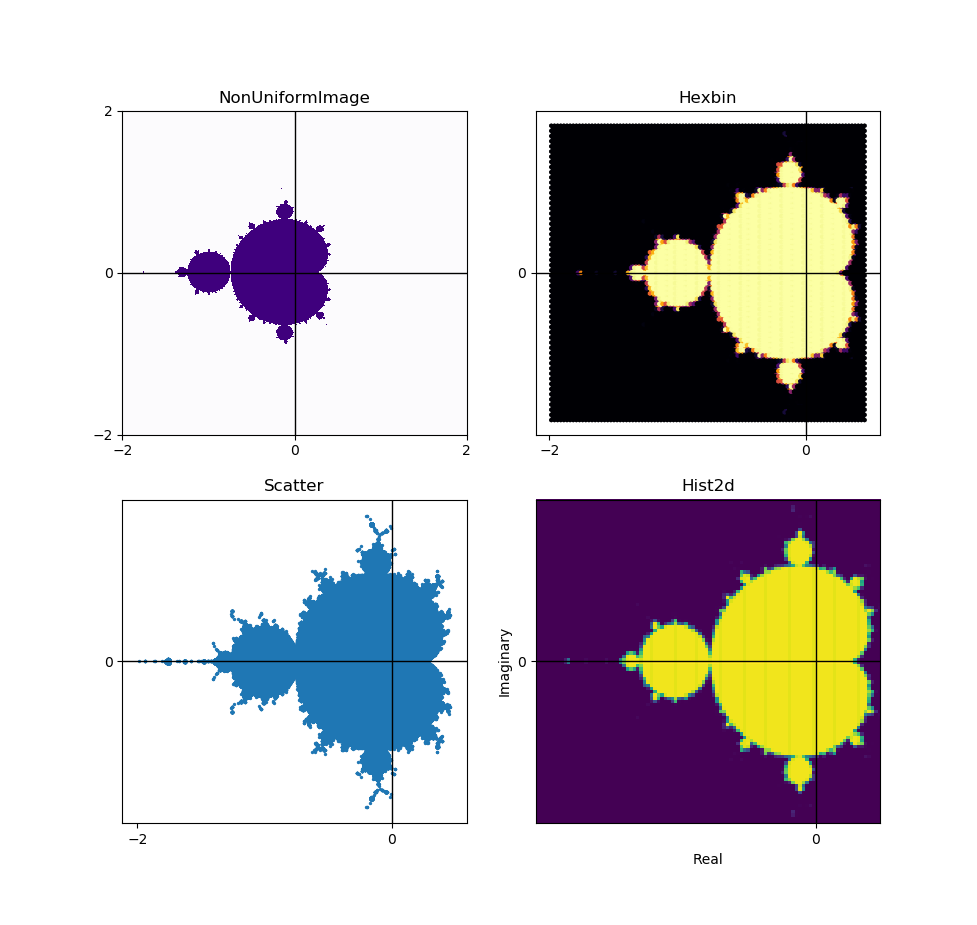

The script that drew this image:
import numpy as np
import matplotlib
import time
import matplotlib.pyplot as plt
from matplotlib.image import NonUniformImage
from matplotlib import cm

#fig, ax = plt.subplots(figsize=(8, 8))   
fig, axs = plt.subplots(ncols=2, nrows=2, figsize=(8, 8))

def small_range(start, end, step):
    while start <= end:
        yield start
        start += step

for axc in axs:
    for ax in axc:
        ax.axhline(0, color='black', lw=1)
        ax.axvline(0, color='black', lw=1)
        ax.set_xticks([-2, 0, 2])
        ax.set_yticks([-2, 0, 2])

ax = axs[0][0]
ax.set_title('NonUniformImage')

plt.xlabel('Real')
plt.ylabel('Imaginary')

STEP = 0.002
MIN = -2
MAX = 2

c_numbers = []
prevtime = time.time()
for r in small_range(MIN, MAX, STEP):
    for i in small_range(MIN, MAX, STEP):
        c = complex(r, i)
    
        z = 0
        for i in range(512):
            if abs(z) > 2:
                break
            z = z**2 + c
        if abs(z) < 2:
            c_numbers.append(c)
print(time.time() - prevtime)

im = NonUniformImage(ax, interpolation='bilinear', extent=(MIN, MAX, MIN, MAX),
                     cmap=cm.Purples)

num_of_points = int(abs(MIN-MAX)/STEP)
x = y = np.linspace(MIN, MAX, abs(MIN-MAX)/STEP)
z = np.ndarray(shape=(num_of_points, num_of_points), buffer=np.array((num_of_points**2)*[0]), dtype=int)
for c in c_numbers:
    z[int((c.imag-MIN)/STEP), int((c.real-MIN)/STEP)] = 1

im.set_data(x-STEP/2, y-STEP/2, z)
ax.images.append(im)

real = []
imag = []

for c in c_numbers:
    real.append(c.real)
    imag.append(c.imag)

ax = axs[0][1]
ax.set_title('Hexbin')
ax.hexbin(real, imag, gridsize=100, cmap='inferno')

ax = axs[1][0]
ax.set_title('Scatter')
ax.scatter(real, imag, s=2)

ax = axs[1][1]
ax.set_title('Hist2d')
ax.hist2d(real, imag, bins=100)

plt.show()
